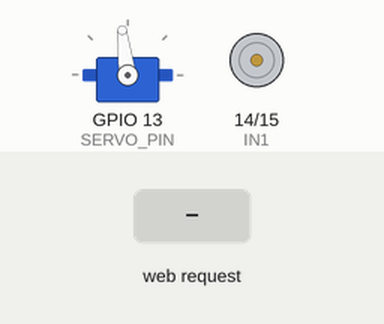
Recording of a sketch running on a simulated ESP32. Parts: servo, motor-driver pin pairs drawn as motors (green arrow = first pin HIGH = forward, orange = second pin HIGH = backward, longer = more drive). Inputs (shaded band) come from the test bench. WiFi joins after 1.5 s; servers stay silent unless stated; the camera gives no picture; what the sketch prints to the serial monitor is not drawn.

Above: at 3.0 s.
3.1 s: HTTP request GET /command?dir=FORWARD received
At 3.9 s:
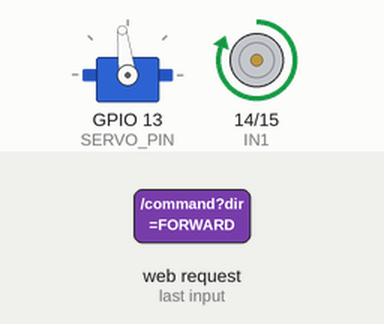
5.6 s: HTTP request GET /command?dir=BACKWARD received
At 6.4 s:
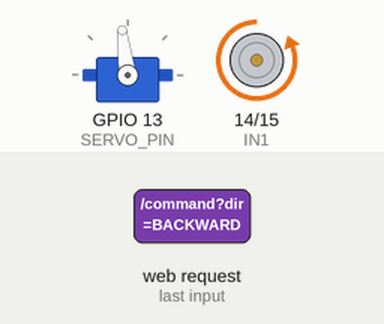
8.1 s: HTTP request GET /command?dir=LEFT received
At 8.9 s:
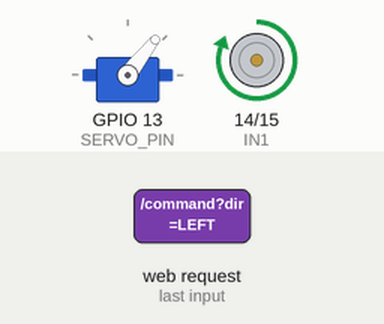
10.6 s: HTTP request GET /command?dir=RIGHT received
At 11.4 s:
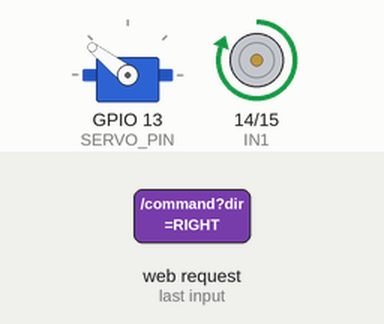
Timing chart, 0 to 13.6 s (numbered marks = the images above; inputs shaded):
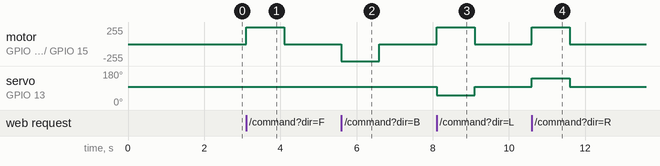

Measured:
- after the input at 3.1 s, motor on GPIO 14 (IN1) / GPIO 15 (IN2): stopped → forward 255/255 at once, → stopped 1.0 s later
- after the input at 5.6 s, motor on GPIO 14 (IN1) / GPIO 15 (IN2): stopped → backward 255/255 at once, → stopped 1.0 s later
- after the input at 8.1 s, motor on GPIO 14 (IN1) / GPIO 15 (IN2): stopped → forward 255/255 at once, → stopped 1.0 s later; servo on GPIO 13 (SERVO_PIN): 97° → 52° at once, → 97° 1.0 s later
- after the input at 10.6 s, motor on GPIO 14 (IN1) / GPIO 15 (IN2): stopped → forward 255/255 at once, → stopped 1.0 s later; servo on GPIO 13 (SERVO_PIN): 97° → 142° at once, → 97° 1.0 s later

The sketch:

esp_cam_car_code.ino
```cpp
// ==========================================================
// ESP32-CAM RC CAR (AI-Thinker, PSRAM)
// Port 80 : Motor + Servo Control (WebServer)
// Port 81 : Camera Stream (esp_http_server, MJPEG)
// ==========================================================

#include <WiFi.h>
#include <WebServer.h>
#include <ESP32Servo.h>
#include <ESP32PWM.h>
#include "esp_camera.h"
#include "esp_http_server.h"

// ---------- WiFi ----------
const char* ssid     = "Airtel_srin_4723";
const char* password = "Air@06268";

// ---------- Motor (L298N) ----------
#define IN1 14
#define IN2 15
// ENA assumed tied HIGH via the L298N board's jumper cap (always enabled, no speed control)

// ---------- Servo (steering) ----------
#define SERVO_PIN 13
#define SERVO_CENTER 97
#define SERVO_LEFT   52
#define SERVO_RIGHT 142

// ---------- AI-Thinker Camera Pins ----------
#define PWDN_GPIO_NUM     32
#define RESET_GPIO_NUM    -1
#define XCLK_GPIO_NUM      0
#define SIOD_GPIO_NUM     26
#define SIOC_GPIO_NUM     27
#define Y9_GPIO_NUM       35
#define Y8_GPIO_NUM       34
#define Y7_GPIO_NUM       39
#define Y6_GPIO_NUM       36
#define Y5_GPIO_NUM       21
#define Y4_GPIO_NUM       19
#define Y3_GPIO_NUM       18
#define Y2_GPIO_NUM        5
#define VSYNC_GPIO_NUM    25
#define HREF_GPIO_NUM     23
#define PCLK_GPIO_NUM     22

WebServer server(80);
Servo steeringServo;

String currentCommand = "STOP";
unsigned long lastCommandMillis = 0;
const unsigned long COMMAND_TIMEOUT_MS = 1000;

// ---------- Stream server (port 81) ----------
httpd_handle_t stream_httpd = NULL;

#define PART_BOUNDARY "123456789000000000000987654321"

static const char* STREAM_CONTENT_TYPE =
"multipart/x-mixed-replace;boundary=" PART_BOUNDARY;

static const char* STREAM_BOUNDARY =
"\r\n--" PART_BOUNDARY "\r\n";

static const char* STREAM_PART =
"Content-Type: image/jpeg\r\nContent-Length: %u\r\n\r\n";

// ==========================================================
// CAMERA STREAM (runs on its own httpd task -- never blocks
// the port-80 control server, and vice versa)
// ==========================================================

static esp_err_t stream_handler(httpd_req_t *req) {
  camera_fb_t *fb = NULL;
  esp_err_t res = ESP_OK;
  char part_buf[64];

  res = httpd_resp_set_type(req, STREAM_CONTENT_TYPE);
  if (res != ESP_OK) return res;

  while (true) {
    fb = esp_camera_fb_get();

    if (!fb) {
      // No frame ready -- brief backoff instead of a tight busy-loop,
      // which could otherwise trip the watchdog timer.
      delay(5);
      continue;
    }

    if (fb->format != PIXFORMAT_JPEG) {
      esp_camera_fb_return(fb);
      continue;
    }

    size_t hlen = snprintf(part_buf, 64, STREAM_PART, fb->len);

    res = httpd_resp_send_chunk(req, STREAM_BOUNDARY, strlen(STREAM_BOUNDARY));
    if (res == ESP_OK) res = httpd_resp_send_chunk(req, part_buf, hlen);
    if (res == ESP_OK) res = httpd_resp_send_chunk(req, (const char *)fb->buf, fb->len);

    // Always return the frame buffer, even on a failed send -- otherwise
    // the fixed-size frame buffer pool empties out and the camera stalls.
    esp_camera_fb_return(fb);

    if (res != ESP_OK) break;
  }

  return res;
}

void startCameraServer() {
  httpd_config_t config = HTTPD_DEFAULT_CONFIG();
  config.server_port = 81;
  config.ctrl_port   = 81;

  httpd_uri_t stream_uri = {
    .uri     = "/stream",
    .method  = HTTP_GET,
    .handler = stream_handler,
    .user_ctx = NULL
  };

  if (httpd_start(&stream_httpd, &config) == ESP_OK) {
    httpd_register_uri_handler(stream_httpd, &stream_uri);
  }
}

// ==========================================================
// MOTOR + STEERING
// ==========================================================

void motorsStop() {
  digitalWrite(IN1, LOW);
  digitalWrite(IN2, LOW);
}

void motorsForward() {
  digitalWrite(IN1, HIGH);
  digitalWrite(IN2, LOW);
}

void motorsBackward() {
  digitalWrite(IN1, LOW);
  digitalWrite(IN2, HIGH);
}

void setSteering(int angle) {
  steeringServo.write(angle);
}

// Single source of truth for what each command means.
void applyCommand(const String &dir) {
  if (dir == "FORWARD") {
    motorsForward();
    setSteering(SERVO_CENTER);
  } else if (dir == "BACKWARD") {
    motorsBackward();
    setSteering(SERVO_CENTER);
  } else if (dir == "LEFT") {
    motorsForward();
    setSteering(SERVO_LEFT);
  } else if (dir == "RIGHT") {
    motorsForward();
    setSteering(SERVO_RIGHT);
  } else { // STOP or unrecognized -> always fail safe
    motorsStop();
    setSteering(SERVO_CENTER);
  }
  currentCommand = dir;
}

// ==========================================================
// HTTP CONTROL (port 80)
// ==========================================================

void handleCommand() {
  if (!server.hasArg("dir")) {
    server.send(400, "text/plain", "Missing dir");
    return;
  }

  String dir = server.arg("dir");
  applyCommand(dir);
  lastCommandMillis = millis();

  server.send(200, "text/plain", "OK " + dir);
}

void handleRoot() {
  String msg =
    "ESP32-CAM RC CAR\n\n"
    "Current command : " + currentCommand + "\n"
    "Control : /command?dir=FORWARD\n"
    "Stream  : :81/stream";

  server.send(200, "text/plain", msg);
}

void handleNotFound() {
  server.send(404, "text/plain", "Not found");
}

// ==========================================================
// SETUP
// ==========================================================

void setup() {
  Serial.begin(115200);

  pinMode(IN1, OUTPUT);
  pinMode(IN2, OUTPUT);
  motorsStop();

  // Reserve a LEDC timer the camera does NOT use for its XCLK generation
  // (the camera driver claims LEDC_TIMER_0 / LEDC_CHANNEL_0). Without this,
  // ESP32Servo can silently grab the same timer, causing the servo to
  // freeze or jitter as soon as the camera starts streaming.
  ESP32PWM::allocateTimer(1);
  steeringServo.setPeriodHertz(50);
  steeringServo.attach(SERVO_PIN, 500, 2400);
  steeringServo.write(SERVO_CENTER);

  // -------- Camera --------
  camera_config_t cam;

  cam.ledc_channel = LEDC_CHANNEL_0;
  cam.ledc_timer   = LEDC_TIMER_0;

  cam.pin_d0 = Y2_GPIO_NUM;
  cam.pin_d1 = Y3_GPIO_NUM;
  cam.pin_d2 = Y4_GPIO_NUM;
  cam.pin_d3 = Y5_GPIO_NUM;
  cam.pin_d4 = Y6_GPIO_NUM;
  cam.pin_d5 = Y7_GPIO_NUM;
  cam.pin_d6 = Y8_GPIO_NUM;
  cam.pin_d7 = Y9_GPIO_NUM;

  cam.pin_xclk  = XCLK_GPIO_NUM;
  cam.pin_pclk  = PCLK_GPIO_NUM;
  cam.pin_vsync = VSYNC_GPIO_NUM;
  cam.pin_href  = HREF_GPIO_NUM;

  cam.pin_sscb_sda = SIOD_GPIO_NUM;
  cam.pin_sscb_scl = SIOC_GPIO_NUM;

  cam.pin_pwdn  = PWDN_GPIO_NUM;
  cam.pin_reset = RESET_GPIO_NUM;

  cam.xclk_freq_hz = 20000000;
  cam.pixel_format = PIXFORMAT_JPEG;

  if (psramFound()) {
    cam.frame_size   = FRAMESIZE_VGA;
    cam.jpeg_quality = 12;
    cam.fb_count     = 2;
    cam.fb_location  = CAMERA_FB_IN_PSRAM;
  } else {
    cam.frame_size   = FRAMESIZE_QVGA;
    cam.jpeg_quality = 15;
    cam.fb_count     = 1;
    cam.fb_location  = CAMERA_FB_IN_DRAM;
  }

  if (esp_camera_init(&cam) != ESP_OK) {
    Serial.println("Camera Init Failed -- restarting");
    delay(1000);
    ESP.restart();
  }

  Serial.println("Camera OK");

  // -------- WiFi --------
  WiFi.begin(ssid, password);
  Serial.print("Connecting to WiFi...");

  while (WiFi.status() != WL_CONNECTED) {
    delay(500);
    Serial.print(".");
  }

  Serial.println();
  Serial.println("WiFi Connected");
  Serial.print("IP Address: ");
  Serial.println(WiFi.localIP());

  // Port 80 -- control
  server.on("/", handleRoot);
  server.on("/command", handleCommand);
  server.onNotFound(handleNotFound);
  server.begin();

  // Port 81 -- stream
  startCameraServer();

  Serial.print("Control : http://");
  Serial.print(WiFi.localIP());
  Serial.println("/");
  Serial.print("Stream  : http://");
  Serial.print(WiFi.localIP());
  Serial.println(":81/stream");

  lastCommandMillis = millis(); // don't trip watchdog immediately at boot
}

// ==========================================================
// LOOP
// ==========================================================

void loop() {
  server.handleClient();

  // Safety watchdog: no command received recently -> force stop
  if (millis() - lastCommandMillis > COMMAND_TIMEOUT_MS) {
    if (currentCommand != "STOP") {
      motorsStop();
      setSteering(SERVO_CENTER);
      currentCommand = "STOP";
      Serial.println("Watchdog: no command received, stopping.");
    }
  }
}
```
